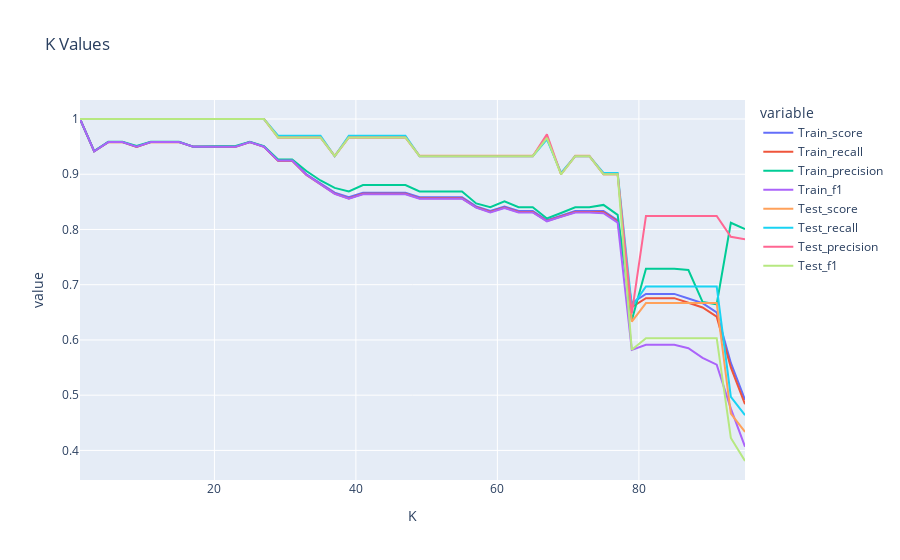

This figure's notebook cell:
### Code cell
fig = px.line(df_score, x=df_score.index, y=[
    'Train_score', 
    'Train_recall', 
    'Train_precision', 
    'Train_f1', 
    'Test_score', 
    'Test_recall', 
    'Test_precision', 
    'Test_f1'],
     title='K Values')

fig.show()

### Figure 1 — Plotly figure (JSON) as saved in the notebook; plotly's stock layout.template omitted (floating-point values rounded to 4 significant figures)
{"data": [{"hovertemplate": "variable=Train_score<br>K=%{x}<br>value=%{y}<extra></extra>", "legendgroup": "Train_score", "line": {"color": "#636efa", "dash": "solid"}, "marker": {"symbol": "circle"}, "mode": "lines", "name": "Train_score", "orientation": "v", "showlegend": true, "type": "scatter", "x": [1, 3, 5, 7, 9, 11, 13, 15, 17, 19, 21, 23, 25, 27, 29, 31, 33, 35, 37, 39, 41, 43, 45, 47, 49, 51, 53, 55, 57, 59, 61, 63, 65, 67, 69, 71, 73, 75, 77, 79, 81, 83, 85, 87, 89, 91, 93, 95], "xaxis": "x", "y": [1, 0.9417, 0.9583, 0.9583, 0.95, 0.9583, 0.9583, 0.9583, 0.95, 0.95, 0.95, 0.95, 0.9583, 0.95, 0.925, 0.925, 0.9, 0.8833, 0.8667, 0.8583, 0.8667, 0.8667, 0.8667, 0.8667, 0.8583, 0.8583, 0.8583, 0.8583, 0.8417, 0.8333, 0.8417, 0.8333, 0.8333, 0.8167, 0.825, 0.8333, 0.8333, 0.8333, 0.8167, 0.6667, 0.6833, 0.6833, 0.6833, 0.675, 0.6667, 0.65, 0.5583, 0.4917], "yaxis": "y"}, {"hovertemplate": "variable=Train_recall<br>K=%{x}<br>value=%{y}<extra></extra>", "legendgroup": "Train_recall", "line": {"color": "#EF553B", "dash": "solid"}, "marker": {"symbol": "circle"}, "mode": "lines", "name": "Train_recall", "orientation": "v", "showlegend": true, "type": "scatter", "x": [1, 3, 5, 7, 9, 11, 13, 15, 17, 19, 21, 23, 25, 27, 29, 31, 33, 35, 37, 39, 41, 43, 45, 47, 49, 51, 53, 55, 57, 59, 61, 63, 65, 67, 69, 71, 73, 75, 77, 79, 81, 83, 85, 87, 89, 91, 93, 95], "xaxis": "x", "y": [1, 0.9414, 0.9581, 0.9581, 0.9496, 0.9581, 0.9581, 0.9581, 0.95, 0.95, 0.95, 0.9496, 0.9581, 0.9496, 0.9243, 0.9243, 0.8987, 0.882, 0.8649, 0.8564, 0.8645, 0.8645, 0.8645, 0.8645, 0.8564, 0.8564, 0.8564, 0.8564, 0.8401, 0.8316, 0.8397, 0.8316, 0.8316, 0.8153, 0.8234, 0.8316, 0.8316, 0.8311, 0.8145, 0.6594, 0.6756, 0.6756, 0.6756, 0.6673, 0.6588, 0.6421, 0.5502, 0.4835], "yaxis": "y"}, {"hovertemplate": "variable=Train_precision<br>K=%{x}<br>value=%{y}<extra></extra>", "legendgroup": "Train_precision", "line": {"color": "#00cc96", "dash": "solid"}, "marker": {"symbol": "circle"}, "mode": "lines", "name": "Train_precision", "orientation": "v", "showlegend": true, "type": "scatter", "x": [1, 3, 5, 7, 9, 11, 13, 15, 17, 19, 21, 23, 25, 27, 29, 31, 33, 35, 37, 39, 41, 43, 45, 47, 49, 51, 53, 55, 57, 59, 61, 63, 65, 67, 69, 71, 73, 75, 77, 79, 81, 83, 85, 87, 89, 91, 93, 95], "xaxis": "x", "y": [1, 0.9419, 0.9586, 0.9586, 0.951, 0.9586, 0.9586, 0.9586, 0.95, 0.95, 0.95, 0.951, 0.9586, 0.951, 0.9268, 0.9268, 0.9059, 0.8887, 0.8754, 0.8689, 0.8805, 0.8805, 0.8805, 0.8805, 0.8689, 0.8689, 0.8689, 0.8689, 0.8472, 0.8402, 0.8511, 0.8402, 0.8402, 0.8199, 0.8299, 0.8402, 0.8402, 0.8445, 0.8265, 0.6356, 0.7287, 0.7287, 0.7287, 0.7265, 0.6688, 0.6646, 0.8121, 0.8007], "yaxis": "y"}, {"hovertemplate": "variable=Train_f1<br>K=%{x}<br>value=%{y}<extra></extra>", "legendgroup": "Train_f1", "line": {"color": "#ab63fa", "dash": "solid"}, "marker": {"symbol": "circle"}, "mode": "lines", "name": "Train_f1", "orientation": "v", "showlegend": true, "type": "scatter", "x": [1, 3, 5, 7, 9, 11, 13, 15, 17, 19, 21, 23, 25, 27, 29, 31, 33, 35, 37, 39, 41, 43, 45, 47, 49, 51, 53, 55, 57, 59, 61, 63, 65, 67, 69, 71, 73, 75, 77, 79, 81, 83, 85, 87, 89, 91, 93, 95], "xaxis": "x", "y": [1, 0.9416, 0.9583, 0.9583, 0.9499, 0.9583, 0.9583, 0.9583, 0.95, 0.95, 0.95, 0.9499, 0.9583, 0.9499, 0.9247, 0.9247, 0.899, 0.8822, 0.8646, 0.8556, 0.8636, 0.8636, 0.8636, 0.8636, 0.8556, 0.8556, 0.8556, 0.8556, 0.8396, 0.8307, 0.8386, 0.8307, 0.8307, 0.8148, 0.8228, 0.8307, 0.8307, 0.8295, 0.8124, 0.582, 0.5911, 0.5911, 0.5911, 0.5849, 0.5676, 0.5552, 0.4755, 0.4066], "yaxis": "y"}, {"hovertemplate": "variable=Test_score<br>K=%{x}<br>value=%{y}<extra></extra>", "legendgroup": "Test_score", "line": {"color": "#FFA15A", "dash": "solid"}, "marker": {"symbol": "circle"}, "mode": "lines", "name": "Test_score", "orientation": "v", "showlegend": true, "type": "scatter", "x": [1, 3, 5, 7, 9, 11, 13, 15, 17, 19, 21, 23, 25, 27, 29, 31, 33, 35, 37, 39, 41, 43, 45, 47, 49, 51, 53, 55, 57, 59, 61, 63, 65, 67, 69, 71, 73, 75, 77, 79, 81, 83, 85, 87, 89, 91, 93, 95], "xaxis": "x", "y": [1, 1, 1, 1, 1, 1, 1, 1, 1, 1, 1, 1, 1, 1, 0.9667, 0.9667, 0.9667, 0.9667, 0.9333, 0.9667, 0.9667, 0.9667, 0.9667, 0.9667, 0.9333, 0.9333, 0.9333, 0.9333, 0.9333, 0.9333, 0.9333, 0.9333, 0.9333, 0.9667, 0.9, 0.9333, 0.9333, 0.9, 0.9, 0.6333, 0.6667, 0.6667, 0.6667, 0.6667, 0.6667, 0.6667, 0.4667, 0.4333], "yaxis": "y"}, {"hovertemplate": "variable=Test_recall<br>K=%{x}<br>value=%{y}<extra></extra>", "legendgroup": "Test_recall", "line": {"color": "#19d3f3", "dash": "solid"}, "marker": {"symbol": "circle"}, "mode": "lines", "name": "Test_recall", "orientation": "v", "showlegend": true, "type": "scatter", "x": [1, 3, 5, 7, 9, 11, 13, 15, 17, 19, 21, 23, 25, 27, 29, 31, 33, 35, 37, 39, 41, 43, 45, 47, 49, 51, 53, 55, 57, 59, 61, 63, 65, 67, 69, 71, 73, 75, 77, 79, 81, 83, 85, 87, 89, 91, 93, 95], "xaxis": "x", "y": [1, 1, 1, 1, 1, 1, 1, 1, 1, 1, 1, 1, 1, 1, 0.9697, 0.9697, 0.9697, 0.9697, 0.9327, 0.9697, 0.9697, 0.9697, 0.9697, 0.9697, 0.9327, 0.9327, 0.9327, 0.9327, 0.9327, 0.9327, 0.9327, 0.9327, 0.9327, 0.963, 0.9024, 0.9327, 0.9327, 0.9024, 0.9024, 0.6599, 0.697, 0.697, 0.697, 0.697, 0.697, 0.697, 0.497, 0.4636], "yaxis": "y"}, {"hovertemplate": "variable=Test_precision<br>K=%{x}<br>value=%{y}<extra></extra>", "legendgroup": "Test_precision", "line": {"color": "#FF6692", "dash": "solid"}, "marker": {"symbol": "circle"}, "mode": "lines", "name": "Test_precision", "orientation": "v", "showlegend": true, "type": "scatter", "x": [1, 3, 5, 7, 9, 11, 13, 15, 17, 19, 21, 23, 25, 27, 29, 31, 33, 35, 37, 39, 41, 43, 45, 47, 49, 51, 53, 55, 57, 59, 61, 63, 65, 67, 69, 71, 73, 75, 77, 79, 81, 83, 85, 87, 89, 91, 93, 95], "xaxis": "x", "y": [1, 1, 1, 1, 1, 1, 1, 1, 1, 1, 1, 1, 1, 1, 0.9667, 0.9667, 0.9667, 0.9667, 0.9327, 0.9667, 0.9667, 0.9667, 0.9667, 0.9667, 0.9327, 0.9327, 0.9327, 0.9327, 0.9327, 0.9327, 0.9327, 0.9327, 0.9327, 0.9722, 0.9, 0.9327, 0.9327, 0.9, 0.9, 0.6481, 0.8246, 0.8246, 0.8246, 0.8246, 0.8246, 0.8246, 0.7867, 0.7821], "yaxis": "y"}, {"hovertemplate": "variable=Test_f1<br>K=%{x}<br>value=%{y}<extra></extra>", "legendgroup": "Test_f1", "line": {"color": "#B6E880", "dash": "solid"}, "marker": {"symbol": "circle"}, "mode": "lines", "name": "Test_f1", "orientation": "v", "showlegend": true, "type": "scatter", "x": [1, 3, 5, 7, 9, 11, 13, 15, 17, 19, 21, 23, 25, 27, 29, 31, 33, 35, 37, 39, 41, 43, 45, 47, 49, 51, 53, 55, 57, 59, 61, 63, 65, 67, 69, 71, 73, 75, 77, 79, 81, 83, 85, 87, 89, 91, 93, 95], "xaxis": "x", "y": [1, 1, 1, 1, 1, 1, 1, 1, 1, 1, 1, 1, 1, 1, 0.9666, 0.9666, 0.9666, 0.9666, 0.9327, 0.9666, 0.9666, 0.9666, 0.9666, 0.9666, 0.9327, 0.9327, 0.9327, 0.9327, 0.9327, 0.9327, 0.9327, 0.9327, 0.9327, 0.9659, 0.8997, 0.9327, 0.9327, 0.8997, 0.8997, 0.5821, 0.6032, 0.6032, 0.6032, 0.6032, 0.6032, 0.6032, 0.4225, 0.3808], "yaxis": "y"}], "layout": {"legend": {"title": {"text": "variable"}, "tracegroupgap": 0}, "title": {"text": "K Values"}, "xaxis": {"anchor": "y", "domain": [0, 1], "title": {"text": "K"}}, "yaxis": {"anchor": "x", "domain": [0, 1], "title": {"text": "value"}}}}
